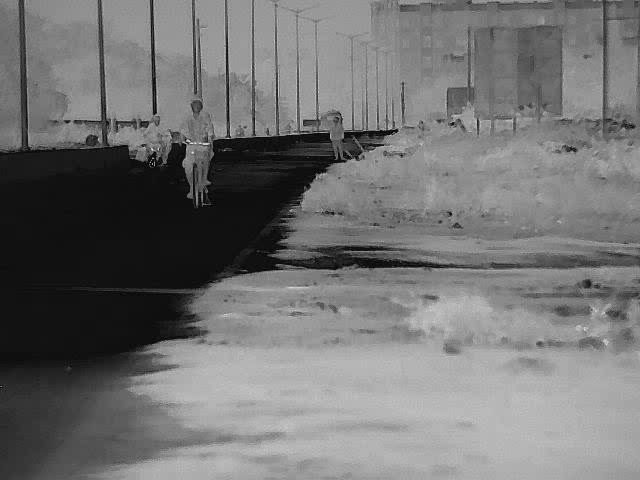
#> input picture NoiseReduction/Inputs/SingleChannel.png, 640 x 480 px, found by its file name
$ python MedianFiltering.py
#> lines starting #> are read from the running program, lines starting #| are printed output that depends on the picture
import cv2
import numpy as np

def thermal_median_blur(src: np.ndarray, ksize: int) -> np.ndarray:
    """
    Apply median blur on a THERMAL single-channel image.

    Parameters:
        src (ndarray): Thermal image (must be single-channel). *
        ksize (int): Positive, odd kernel size. *

    Returns:
        ndarray: Blurred thermal image.

    Raises:
        ValueError: If invalid arguments or multi-channel image received.
    """

    # ------ Basic validation ------
    if src is None:
        raise ValueError("Source image is NONE")

    if not isinstance(src, np.ndarray):
        raise ValueError("Input must be a numpy ndarray")

    # ------ Strict thermal rule ------
    if src.ndim == 2:
        pass  # OK
    elif src.ndim == 3 and src.shape[2] == 1:
        src = src[..., 0]  # squeeze
    else:
        raise ValueError("Thermal median filter requires SINGLE-CHANNEL image")

    # ------ ksize validation ------
    if ksize <= 1 or (ksize % 2) == 0:
        raise ValueError("ksize must be a positive ODD number (>1)")

    # ------ Apply median blur ------
    out_image = cv2.medianBlur(src, ksize)

    return out_image


if __name__ == "__main__":
    src_path = "/home/user1/learning/Testing/NoiseReduction/Inputs/SingleChannel.png"

    img = cv2.imread(src_path, cv2.IMREAD_UNCHANGED)
#> img is the input picture: shape (480, 640); min 0, max 235, mean 114.7

    ksize = 3
    res = thermal_median_blur(img, ksize)

    cv2.putText(res, f"ksize:{ksize}", (10, 20),
                cv2.FONT_HERSHEY_SIMPLEX, 0.6, (255), 1)
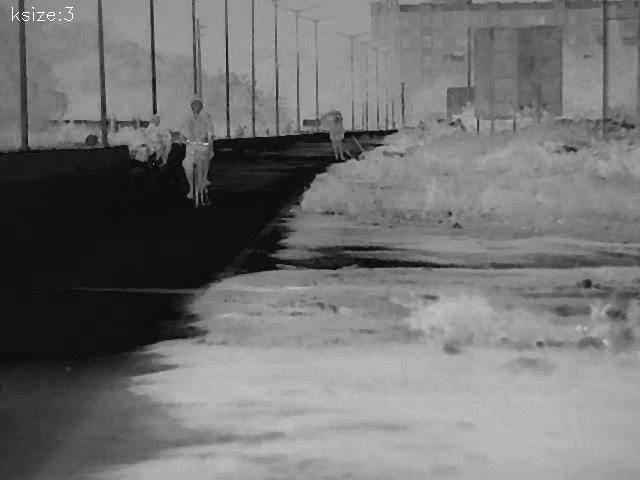
#> res: shape (480, 640); min 9, max 255, mean 114.7

    cv2.imshow("Thermal Median Blur", res)
    cv2.imwrite("outputs/median_thermal.png", res)
    cv2.waitKey(0)
    cv2.destroyAllWindows()
